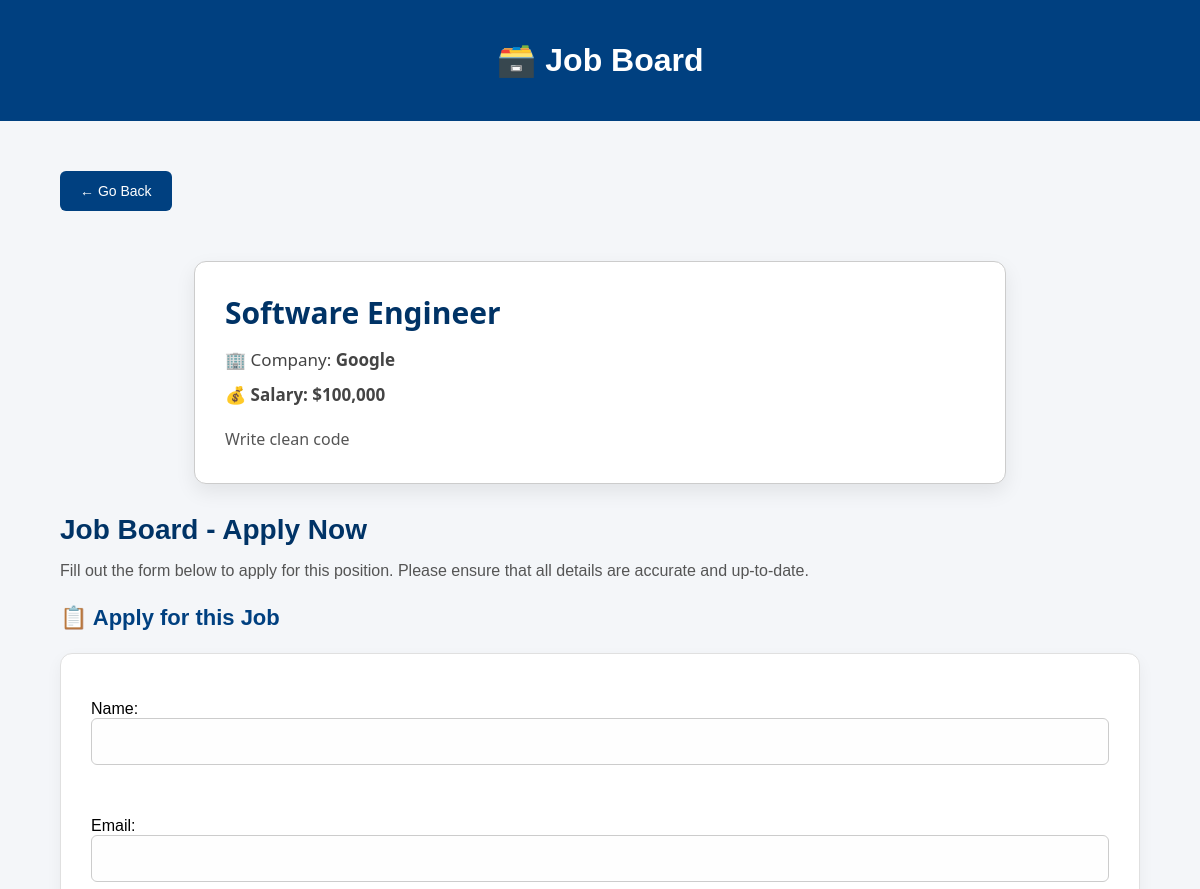
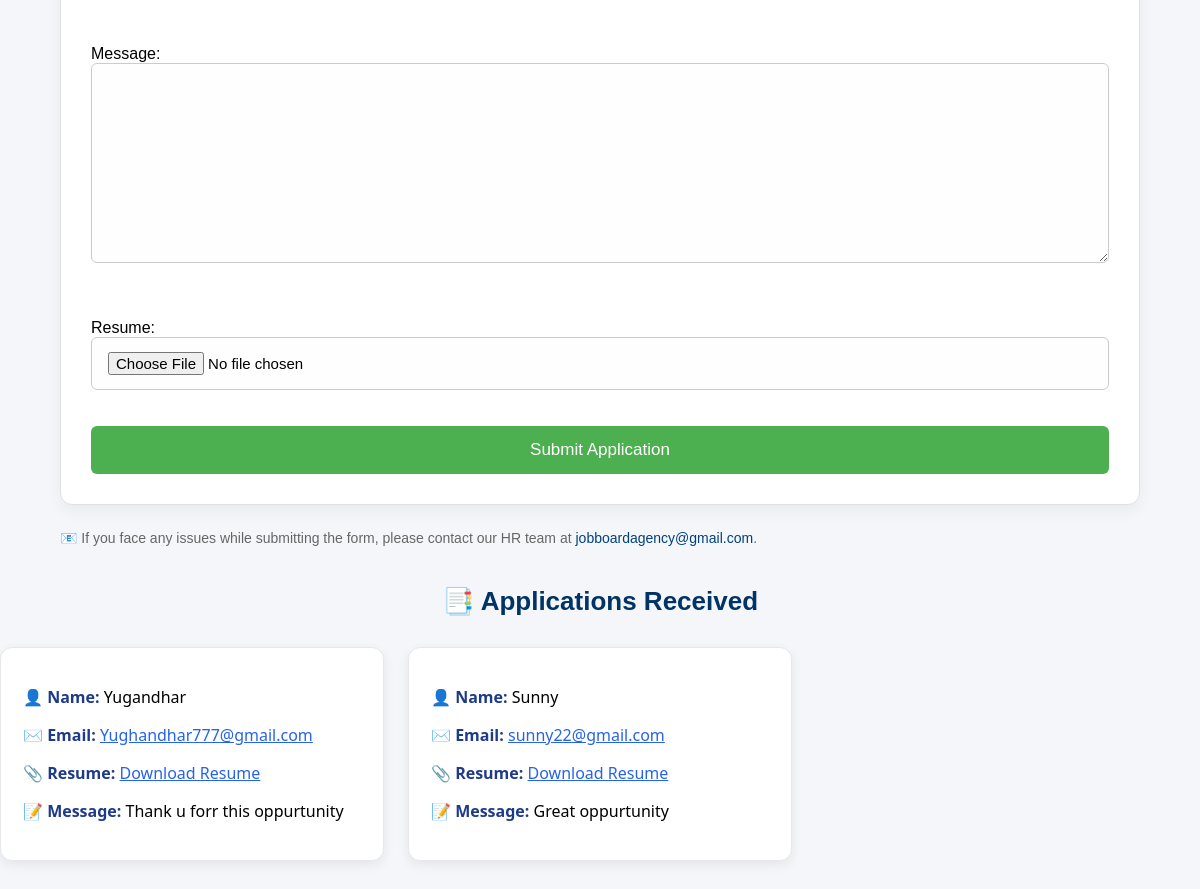
The app's page /job/2/ (signed in) with its own data (2 pictures, top to bottom).
### job_board/models.py (models this page shows, shortened)
class JobPosting(models.Model):
    title = models.CharField(max_length=100)
    description = models.TextField()
    company = models.CharField(max_length=100)
    salary = models.IntegerField()
    is_active = models.BooleanField(default=False)
    company_logo = models.ImageField(upload_to='company_logos/', blank=True, null=True)

class Application(models.Model):
    job = models.ForeignKey("JobPosting", on_delete=models.CASCADE, related_name="applications")
    user = models.ForeignKey(User, on_delete=models.CASCADE, related_name="applications", null=True, blank=True)  # new field
    name = models.CharField(max_length=100)
    email = models.EmailField()
    message = models.TextField()
    resume = models.FileField(upload_to="resumes/", null=True, blank=True)
    created_at = models.DateTimeField(auto_now_add=True)

### job_board/views.py (the view)
# urls.py: path("job/<int:pk>/", views.job_detail, name="job-detail"),
@login_required
def job_detail(request, pk):
    posting = get_object_or_404(JobPosting, pk=pk, is_active=True)
    applications = posting.applications.all()
    if request.method == "POST":
        form = ApplicationForm(request.POST, request.FILES)
        if form.is_valid():
            app = form.save(commit=False)
            app.job = posting
            app.user = request.user  # Associate logged-in user
            app.save()
            messages.success(request, "Your application has been submitted successfully!")
            send_mail(
                subject="Job Application Received",
                message=f"Thank you {app.name} for applying to {posting.title}.",
                from_email="hr@example.com",
                recipient_list=[app.email],
                fail_silently=False,
            )
            return redirect("job-detail", pk=pk)
    else:
        form = ApplicationForm()
    context = {
        "posting": posting,
        "form": form,
        "applications": applications
    }
    return render(request, "job_board/detail.html", context)

### job_board/forms.py
class ApplicationForm(forms.ModelForm):
    class Meta:
        model = Application
        fields = ['name', 'email', 'message', 'resume']
    def __init__(self, *args, **kwargs):
        super().__init__(*args, **kwargs)
        self.helper = FormHelper()
        self.helper.form_method = 'post'
        self.helper.attrs = {'enctype': 'multipart/form-data'}
        self.helper.add_input(Submit('submit', 'Submit Application', css_class='bg-indigo-600 text-white px-4 py-2 rounded hover:bg-indigo-500'))

### job_board/templates/job_board/detail.html (shortened to what this page needs)
{% extends 'job_board/_base.html' %}
{% load humanize %}
{% load crispy_forms_tags %}
{% block content %}
<a href="{% url 'home' %}" class="back-button">← Go Back</a>
<div class="job-card">
    <div class="job-title">{{ posting.title }}</div>
    <div class="job-company">🏢 Company: <strong>{{ posting.company }}</strong></div>
    <div class="job-salary">💰 Salary: ${{ posting.salary|intcomma }}</div>
    <div class="job-description">{{ posting.description }}</div>
</div>
    <h1 style="font-size: 28px; color: #003366; margin-bottom: 10px;">Job Board - Apply Now</h1>
    <p style="font-size: 16px; color: #555; margin-bottom: 25px;">
        Fill out the form below to apply for this position. Please ensure that all details are accurate and up-to-date.
    </p>
    <h3 style="margin-top: 20px; font-size: 22px; color: #004080;">📋 Apply for this Job</h3>
    <form method="POST" enctype="multipart/form-data" style="
        margin-top: 20px;
        background-color: #ffffff;
        padding: 30px;
        border: 1px solid #e0e0e0;
        border-radius: 12px;
        box-shadow: 0 6px 16px rgba(0, 0, 0, 0.05);
        display: flex;
        flex-direction: column;
        gap: 20px;
    ">
        {{ form.as_p }}
        <button type="submit" style="
            background-color: #4CAF50;
            color: white;
            padding: 14px 22px;
            border: none;
            border-radius: 6px;
            font-size: 17px;
            cursor: pointer;
            transition: all 0.3s ease;
        ">Submit Application</button>
    </form>
    <p style="margin-top: 25px; font-size: 14px; color: #666;">
        📧 If you face any issues while submitting the form, please contact our HR team at
        <a href="mailto:hr@example.com" style="color: #004080; text-decoration: none;">jobboardagency@gmail.com</a>.
    </p>
</div>
{% if applications %}
  <h3 class="applications-heading">📑 Applications Received</h3>
  <div class="applications-grid">
    {% for app in applications %}
      <div class="application-card">
        <p><strong class="label">👤 Name:</strong> {{ app.name }}</p>
        <p><strong class="label">✉️ Email:</strong>
          <a href="mailto:{{ app.email }}" class="email-link">{{ app.email }}</a>
        </p>
        <p><strong class="label">📎 Resume:</strong>
          {% if app.resume %}
            <a href="{{ app.resume.url }}" target="_blank" class="download-link">Download Resume</a>
          {% else %}
            <span class="no-file">No file</span>
          {% endif %}
        </p>
        <p><strong class="label">📝 Message:</strong> {{ app.message }}</p>
      </div>
    {% endfor %}
  </div>
{% else %}
  <p class="no-applications">No one has applied yet.</p>
{% endif %}
{% endblock content %}

### job_board/static/style.css (style rules this page uses)
body { font-family: Arial, sans-serif; background-color: #f4f6f9; margin: 0; padding: 0; }
.job-card { background-color: white; flex: 1 1 calc(50% - 20px); border: 1px solid #ddd; border-radius: 10px; padding: 20px; box-shadow: 0 4px 8px rgba(0,0,0,0.05); transition: box-shadow 0.3s ease; }
.job-title { font-size: 22px; color: #004080; margin-bottom: 10px; }
.job-company { color: #555; margin-bottom: 5px; }
.job-salary { color: green; font-weight: bold; margin-bottom: 15px; }
.job-card { padding: 20px; border: 1px solid #ccc; border-radius: 10px; background-color: #fdfdfd; box-shadow: 0 2px 5px rgba(0,0,0,0.05); transition: transform 0.2s ease-in-out; }
.job-title { font-size: 20px; font-weight: 600; margin-bottom: 8px; color: #333; }

### job_board/templates/job_board/detail.html (style rules this page uses)
.back-button { display: inline-block; margin: 20px 0; background-color: #004080; color: white; padding: 12px 20px; border-radius: 6px; text-decoration: none; font-size: 14px; font-weight: 500; transition: all 0.3s ease; }
.job-card { margin: 30px auto; padding: 30px; background-color: #ffffff; border-radius: 12px; box-shadow: 0 8px 20px rgba(0,0,0,0.08); max-width: 750px; font-family: 'Segoe UI', Tahoma, Geneva, Verdana, sans-serif; animation: fadeIn 1s ease-in-out; }
.job-title { font-size: 30px; font-weight: 700; color: #003366; margin-bottom: 15px; }
.job-company, .job-salary { font-size: 17px; color: #444; margin-bottom: 12px; }
.job-description { font-size: 16px; line-height: 1.7; color: #555; margin-top: 20px; }
form input, form select, form textarea { width: 100%; padding: 14px 16px; border: 1px solid #ccc; border-radius: 6px; box-sizing: border-box; font-size: 15px; background-color: #fefefe; transition: all 0.3s ease; }
.applications-heading { margin-top: 40px; color: #003366; font-weight: 700; font-size: 26px; text-align: center; }
.applications-grid { display: grid; grid-template-columns: repeat(auto-fill, minmax(320px, 1fr)); gap: 24px; margin: 30px auto; max-width: 1200px; }
.application-card { background-color: #ffffff; padding: 22px; border-radius: 12px; box-shadow: 0 4px 12px rgba(0,0,0,0.07); border: 1px solid #e5e7eb; transition: all 0.3s ease; font-family: 'Segoe UI', Tahoma, Geneva, Verdana, sans-serif; }
.label { color: #1e3a8a; font-weight: 600; }
.email-link, .download-link { color: #2563eb; text-decoration: underline; }

### records on screen
JobPosting: title "Software Engineer", company "Google", salary "100,000", description "Write clean code"
Application: name "Yugandhar", email "Yughandhar777@gmail.com", message "Thank u forr this oppurtunity"
Application: name "Sunny", email "sunny22@gmail.com", message "Great oppurtunity"
